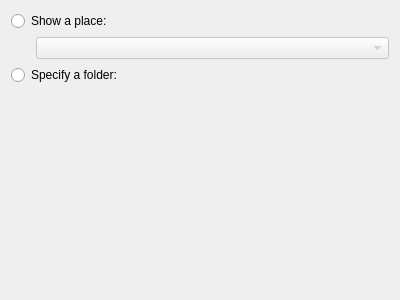
<?xml version="1.0" encoding="UTF-8"?>
<ui version="4.0">
 <class>LocalConfig</class>
 <widget class="QWidget" name="LocalConfig">
  <property name="geometry">
   <rect>
    <x>0</x>
    <y>0</y>
    <width>400</width>
    <height>300</height>
   </rect>
  </property>
  <property name="windowTitle">
   <string>Form</string>
  </property>
  <layout class="QVBoxLayout" name="verticalLayout">
   <item>
    <widget class="QRadioButton" name="showPlace">
     <property name="text">
      <string>Show a place:</string>
     </property>
    </widget>
   </item>
   <item>
    <layout class="QHBoxLayout" name="horizontalLayout">
     <item>
      <spacer name="horizontalSpacer">
       <property name="orientation">
        <enum>Qt::Horizontal</enum>
       </property>
       <property name="sizeType">
        <enum>QSizePolicy::Fixed</enum>
       </property>
       <property name="sizeHint" stdset="0">
        <size>
         <width>25</width>
         <height>20</height>
        </size>
       </property>
      </spacer>
     </item>
     <item>
      <widget class="QComboBox" name="placesCombo">
       <property name="enabled">
        <bool>false</bool>
       </property>
      </widget>
     </item>
    </layout>
   </item>
   <item>
    <widget class="QRadioButton" name="showCustomFolder">
     <property name="text">
      <string>Specify a folder:</string>
     </property>
    </widget>
   </item>
   <item>
    <layout class="QHBoxLayout" name="horizontalLayout_3">
     <property name="spacing">
      <number>0</number>
     </property>
     <item>
      <spacer name="horizontalSpacer_2">
       <property name="orientation">
        <enum>Qt::Horizontal</enum>
       </property>
       <property name="sizeType">
        <enum>QSizePolicy::Minimum</enum>
       </property>
       <property name="sizeHint" stdset="0">
        <size>
         <width>25</width>
         <height>18</height>
        </size>
       </property>
      </spacer>
     </item>
     <item>
      <widget class="KUrlRequester" name="urlRequester">
       <property name="enabled">
        <bool>false</bool>
       </property>
       <property name="sizePolicy">
        <sizepolicy hsizetype="Expanding" vsizetype="Preferred">
         <horstretch>0</horstretch>
         <verstretch>0</verstretch>
        </sizepolicy>
       </property>
       <property name="clickMessage">
        <string>Type a path or a URL here</string>
       </property>
      </widget>
     </item>
    </layout>
   </item>
   <item>
    <spacer name="verticalSpacer">
     <property name="orientation">
      <enum>Qt::Vertical</enum>
     </property>
     <property name="sizeHint" stdset="0">
      <size>
       <width>20</width>
       <height>40</height>
      </size>
     </property>
    </spacer>
   </item>
  </layout>
 </widget>
 <customwidgets>
  <customwidget>
   <class>KUrlRequester</class>
   <extends>QFrame</extends>
   <header>kurlrequester.h</header>
   <container>1</container>
  </customwidget>
 </customwidgets>
 <resources/>
 <connections>
  <connection>
   <sender>showPlace</sender>
   <signal>toggled(bool)</signal>
   <receiver>placesCombo</receiver>
   <slot>setEnabled(bool)</slot>
   <hints>
    <hint type="sourcelabel">
     <x>199</x>
     <y>14</y>
    </hint>
    <hint type="destinationlabel">
     <x>214</x>
     <y>41</y>
    </hint>
   </hints>
  </connection>
  <connection>
   <sender>showCustomFolder</sender>
   <signal>toggled(bool)</signal>
   <receiver>urlRequester</receiver>
   <slot>setEnabled(bool)</slot>
   <hints>
    <hint type="sourcelabel">
     <x>199</x>
     <y>69</y>
    </hint>
    <hint type="destinationlabel">
     <x>212</x>
     <y>97</y>
    </hint>
   </hints>
  </connection>
 </connections>
</ui>
